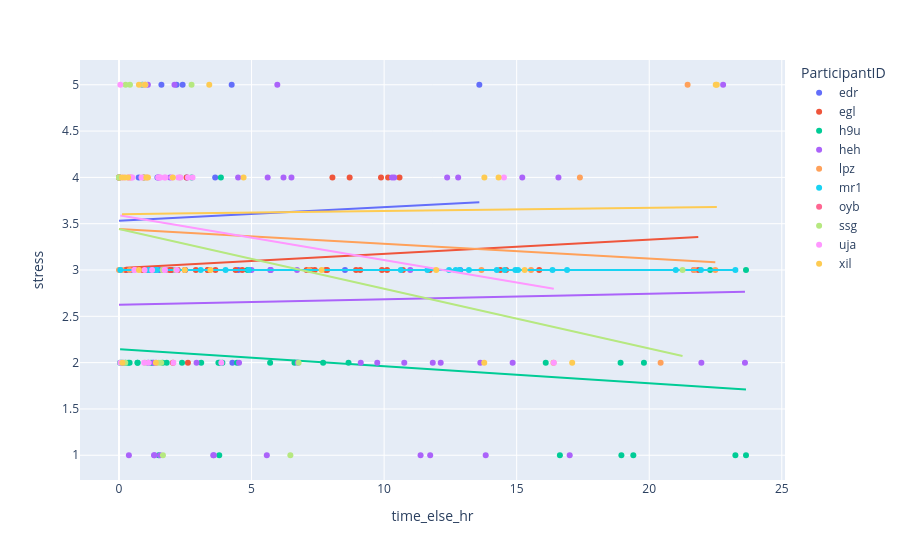

Notebook source saved alongside this figure:
### Code cell
# plot stress vs time spent outside by participant
fig = px.scatter(merged, x="time_else_hr", y="stress", color="ParticipantID",
                    trendline="ols")
fig.show()

### Figure 1 — Plotly figure (JSON) as saved in the notebook; plotly's stock layout.template omitted (floating-point values rounded to 4 significant figures)
{"data": [{"hovertemplate": "ParticipantID=edr<br>time_else_hr=%{x}<br>stress=%{y}<extra></extra>", "legendgroup": "edr", "marker": {"color": "#636efa", "symbol": "circle"}, "mode": "markers", "name": "edr", "orientation": "v", "showlegend": true, "type": "scatter", "x": [1.75, 4.25, 0, 3.627, 12.87, 4.277, 2.172, 0.8783, 2, 1.524, 1.276, 2.4, 0, 1.45, 1.1, 2.5, 1.6, 4.501, 0.3, null, 13.59, 2.558, 0.7417, 5.709, 0.45, 8.524, 1.1], "xaxis": "x", "y": [3, 5, 4, 4, 3, 2, 5, 5, 3, 3, 2, 5, 4, 4, 3, 3, 5, 3, 3, 5, 5, 4, 4, 3, 3, 3, 2], "yaxis": "y"}, {"hovertemplate": "<b>OLS trendline</b><br>stress = 0.0148794 * time_else_hr + 3.53048<br>R<sup>2</sup>=0.002866<br><br>ParticipantID=edr<br>time_else_hr=%{x}<br>stress=%{y} <b>(trend)</b><extra></extra>", "legendgroup": "edr", "marker": {"color": "#636efa", "symbol": "circle"}, "mode": "lines", "name": "edr", "showlegend": false, "type": "scatter", "x": [0, 0, 0.3, 0.45, 0.7417, 0.8783, 1.1, 1.1, 1.276, 1.45, 1.524, 1.6, 1.75, 2, 2.172, 2.4, 2.5, 2.558, 3.627, 4.25, 4.277, 4.501, 5.709, 8.524, 12.87, 13.59], "xaxis": "x", "y": [3.53, 3.53, 3.535, 3.537, 3.542, 3.544, 3.547, 3.547, 3.549, 3.552, 3.553, 3.554, 3.557, 3.56, 3.563, 3.566, 3.568, 3.569, 3.584, 3.594, 3.594, 3.597, 3.615, 3.657, 3.722, 3.733], "yaxis": "y"}, {"hovertemplate": "ParticipantID=egl<br>time_else_hr=%{x}<br>stress=%{y}<extra></extra>", "legendgroup": "egl", "marker": {"color": "#EF553B", "symbol": "circle"}, "mode": "markers", "name": "egl", "orientation": "v", "showlegend": true, "type": "scatter", "x": [3.638, 4.65, 8.05, 2.55, 0.25, 0.9358, 1.964, 0.95, 2.034, 2.166, 2.484, 2.2, 9.1, 3.35, 7.8, 1.267, 7.383, 15.85, 1.344, 1.906, 0.8942, 4.4, 2.9, 3.413, 7.243, 1.25, 10.71, 8.943, 8.7, 14.6, 1.25, 11.72, 10.11, 7.85, 3.35, 7.076, 10.58, 14.38, 9.918, 21.85, 10.15, 9.883, 2.6, 2.217], "xaxis": "x", "y": [3, 3, 4, 4, 3, 4, 3, 3, 2, 3, 3, 3, 3, 3, 3, 3, 3, 3, 3, 3, 3, 3, 3, 3, 3, 3, 3, 3, 4, 3, 3, 3, 3, 3, 3, 3, 4, 3, 3, 3, 4, 4, 2, 3], "yaxis": "y"}, {"hovertemplate": "<b>OLS trendline</b><br>stress = 0.0153633 * time_else_hr + 3.02081<br>R<sup>2</sup>=0.029159<br><br>ParticipantID=egl<br>time_else_hr=%{x}<br>stress=%{y} <b>(trend)</b><extra></extra>", "legendgroup": "egl", "marker": {"color": "#EF553B", "symbol": "circle"}, "mode": "lines", "name": "egl", "showlegend": false, "type": "scatter", "x": [0.25, 0.8942, 0.9358, 0.95, 1.25, 1.25, 1.267, 1.344, 1.906, 1.964, 2.034, 2.166, 2.2, 2.217, 2.484, 2.55, 2.6, 2.9, 3.35, 3.35, 3.413, 3.638, 4.4, 4.65, 7.076, 7.243, 7.383, 7.8, 7.85, 8.05, 8.7, 8.943, 9.1, 9.883, 9.918, 10.11, 10.15, 10.58, 10.71, 11.72, 14.38, 14.6, 15.85, 21.85], "xaxis": "x", "y": [3.025, 3.035, 3.035, 3.035, 3.04, 3.04, 3.04, 3.041, 3.05, 3.051, 3.052, 3.054, 3.055, 3.055, 3.059, 3.06, 3.061, 3.065, 3.072, 3.072, 3.073, 3.077, 3.088, 3.092, 3.13, 3.132, 3.134, 3.141, 3.141, 3.144, 3.154, 3.158, 3.161, 3.173, 3.173, 3.176, 3.177, 3.183, 3.185, 3.201, 3.242, 3.245, 3.264, 3.356], "yaxis": "y"}, {"hovertemplate": "ParticipantID=h9u<br>time_else_hr=%{x}<br>stress=%{y}<extra></extra>", "legendgroup": "h9u", "marker": {"color": "#00cc96", "symbol": "circle"}, "mode": "markers", "name": "h9u", "orientation": "v", "showlegend": true, "type": "scatter", "x": [23.25, 23.65, null, 18.95, 19.4, 16.63, 18.92, 3.781, 0.4, 6.619, null, null, null, null, null, null, 2.377, 2.746, null, 22.3, 23.65, null, null, null, 19.8, 16.1, null, null, null, null, 0.25, null, 0.3497, 0.7003, 3.101, 5.7, 3.899, 3.75, 0.1, 4.45, 1.5, 1.8, 7.7, 4.85, null, 0.7, null, 1.65, 8.657, 3.8, 3.843, null, null, null, null, null, 0.04056, 1.209], "xaxis": "x", "y": [1, 1, 1, 1, 1, 1, 2, 1, 2, 2, 1, 2, 2, 3, 4, 4, 2, 4, 4, 3, 3, 2, 3, 2, 2, 2, 1, 2, 2, 2, 2, 2, 2, 2, 2, 2, 2, 2, 2, 2, 1, 2, 2, 3, 3, 2, 2, 2, 2, 2, 4, 2, 2, 2, 2, 2, 2, 2], "yaxis": "y"}, {"hovertemplate": "<b>OLS trendline</b><br>stress = -0.0183616 * time_else_hr + 2.14512<br>R<sup>2</sup>=0.044051<br><br>ParticipantID=h9u<br>time_else_hr=%{x}<br>stress=%{y} <b>(trend)</b><extra></extra>", "legendgroup": "h9u", "marker": {"color": "#00cc96", "symbol": "circle"}, "mode": "lines", "name": "h9u", "showlegend": false, "type": "scatter", "x": [0.04056, 0.1, 0.25, 0.3497, 0.4, 0.7, 0.7003, 1.209, 1.5, 1.65, 1.8, 2.377, 2.746, 3.101, 3.75, 3.781, 3.8, 3.843, 3.899, 4.45, 4.85, 5.7, 6.619, 7.7, 8.657, 16.1, 16.63, 18.92, 18.95, 19.4, 19.8, 22.3, 23.25, 23.65, 23.65], "xaxis": "x", "y": [2.144, 2.143, 2.141, 2.139, 2.138, 2.132, 2.132, 2.123, 2.118, 2.115, 2.112, 2.101, 2.095, 2.088, 2.076, 2.076, 2.075, 2.075, 2.074, 2.063, 2.056, 2.04, 2.024, 2.004, 1.986, 1.85, 1.84, 1.798, 1.797, 1.789, 1.782, 1.736, 1.718, 1.711, 1.711], "yaxis": "y"}, {"hovertemplate": "ParticipantID=heh<br>time_else_hr=%{x}<br>stress=%{y}<extra></extra>", "legendgroup": "heh", "marker": {"color": "#ab63fa", "symbol": "circle"}, "mode": "markers", "name": "heh", "orientation": "v", "showlegend": true, "type": "scatter", "x": [12.13, 4.998, 9.119, 11.74, 3.555, 16.58, 1.32, 9.741, 13.83, 11.83, 23.61, 15.21, 4.527, 5.608, 10.3, 13.63, 21.97, 11.38, 0.3725, 5.575, 3.579, 5.972, 10.38, 22.79, 1.253, 6.743, 6.714, 1.31, 1.34, 1.497, 10.76, 2.093, 5.727, 17.0, 12.79, 1.926, 4.492, 0.1606, 1.548, 10.99, 21.68, 2.925, 6.205, 6.505, 1.089, 14.85, 12.38, 1.398, 0, null, null, null, null], "xaxis": "x", "y": [2, 3, 2, 1, 1, 4, 1, 2, 1, 2, 2, 4, 2, 4, 4, 2, 2, 1, 1, 1, 1, 5, 4, 5, 3, 2, 3, 2, 1, 4, 2, 5, 3, 1, 4, 4, 4, 2, 1, 3, 3, 2, 4, 4, 5, 2, 4, 2, 4, 1, 1, 1, 4], "yaxis": "y"}, {"hovertemplate": "<b>OLS trendline</b><br>stress = 0.00600974 * time_else_hr + 2.62403<br>R<sup>2</sup>=0.000886<br><br>ParticipantID=heh<br>time_else_hr=%{x}<br>stress=%{y} <b>(trend)</b><extra></extra>", "legendgroup": "heh", "marker": {"color": "#ab63fa", "symbol": "circle"}, "mode": "lines", "name": "heh", "showlegend": false, "type": "scatter", "x": [0, 0.1606, 0.3725, 1.089, 1.253, 1.31, 1.32, 1.34, 1.398, 1.497, 1.548, 1.926, 2.093, 2.925, 3.555, 3.579, 4.492, 4.527, 4.998, 5.575, 5.608, 5.727, 5.972, 6.205, 6.505, 6.714, 6.743, 9.119, 9.741, 10.3, 10.38, 10.76, 10.99, 11.38, 11.74, 11.83, 12.13, 12.38, 12.79, 13.63, 13.83, 14.85, 15.21, 16.58, 17.0, 21.68, 21.97, 22.79, 23.61], "xaxis": "x", "y": [2.624, 2.625, 2.626, 2.631, 2.632, 2.632, 2.632, 2.632, 2.632, 2.633, 2.633, 2.636, 2.637, 2.642, 2.645, 2.646, 2.651, 2.651, 2.654, 2.658, 2.658, 2.658, 2.66, 2.661, 2.663, 2.664, 2.665, 2.679, 2.683, 2.686, 2.686, 2.689, 2.69, 2.692, 2.695, 2.695, 2.697, 2.698, 2.701, 2.706, 2.707, 2.713, 2.715, 2.724, 2.726, 2.754, 2.756, 2.761, 2.766], "yaxis": "y"}, {"hovertemplate": "ParticipantID=lpz<br>time_else_hr=%{x}<br>stress=%{y}<extra></extra>", "legendgroup": "lpz", "marker": {"color": "#FFA15A", "symbol": "circle"}, "mode": "markers", "name": "lpz", "orientation": "v", "showlegend": true, "type": "scatter", "x": [0, null, null, null, null, null, null, null, null, null, null, 0, 0, 0.4019, 21.68, 0.4294, 22.49, 1.664, 15.54, null, 0, 21.45, 17.39, null, null, null, null, null, null, null, 7.179, null, null, null, null, null, null, null, 16.39, 13.67, 20.43, 0.1003, null, null, null, null, null, null], "xaxis": "x", "y": [4, 3, 3, 4, 3, 4, 3, 4, 3, 4, 4, 4, 3, 3, 3, 4, 3, 3, 3, 2, 4, 5, 4, 3, 4, 3, 2, 2, 4, 4, 3, 3, 2, 4, 4, 4, 3, 2, 2, 3, 2, 3, 3, 4, 2, 2, 3, 3], "yaxis": "y"}, {"hovertemplate": "<b>OLS trendline</b><br>stress = -0.0160279 * time_else_hr + 3.44385<br>R<sup>2</sup>=0.038383<br><br>ParticipantID=lpz<br>time_else_hr=%{x}<br>stress=%{y} <b>(trend)</b><extra></extra>", "legendgroup": "lpz", "marker": {"color": "#FFA15A", "symbol": "circle"}, "mode": "lines", "name": "lpz", "showlegend": false, "type": "scatter", "x": [0, 0, 0, 0, 0.1003, 0.4019, 0.4294, 1.664, 7.179, 13.67, 15.54, 16.39, 17.39, 20.43, 21.45, 21.68, 22.49], "xaxis": "x", "y": [3.444, 3.444, 3.444, 3.444, 3.442, 3.437, 3.437, 3.417, 3.329, 3.225, 3.195, 3.181, 3.165, 3.116, 3.1, 3.096, 3.083], "yaxis": "y"}, {"hovertemplate": "ParticipantID=mr1<br>time_else_hr=%{x}<br>stress=%{y}<extra></extra>", "legendgroup": "mr1", "marker": {"color": "#19d3f3", "symbol": "circle"}, "mode": "markers", "name": "mr1", "orientation": "v", "showlegend": true, "type": "scatter", "x": [16.9, null, 14.95, 14.55, 21, 4.9, 14.25, 12.85, 21.95, 13.2, 15.05, null, null, null, 11.63, 3.082, 16.35, 12.7, 12.45, 23.25, null, 1.35, 4.02, 10.63, 1.12, 1.43, 1.7, 0.05], "xaxis": "x", "y": [3, 4, 3, 3, 3, 3, 3, 3, 3, 3, 3, 3, 3, 3, 3, 3, 3, 3, 3, 3, 3, 3, 3, 3, 3, 3, 3, 3], "yaxis": "y"}, {"hovertemplate": "<b>OLS trendline</b><br>stress = -2.42861e-17 * time_else_hr + 3<br>R<sup>2</sup>=-inf<br><br>ParticipantID=mr1<br>time_else_hr=%{x}<br>stress=%{y} <b>(trend)</b><extra></extra>", "legendgroup": "mr1", "marker": {"color": "#19d3f3", "symbol": "circle"}, "mode": "lines", "name": "mr1", "showlegend": false, "type": "scatter", "x": [0.05, 1.12, 1.35, 1.43, 1.7, 3.082, 4.02, 4.9, 10.63, 11.63, 12.45, 12.7, 12.85, 13.2, 14.25, 14.55, 14.95, 15.05, 16.35, 16.9, 21, 21.95, 23.25], "xaxis": "x", "y": [3.0, 3.0, 3.0, 3.0, 3.0, 3.0, 3.0, 3.0, 3.0, 3.0, 3.0, 3.0, 3.0, 3.0, 3.0, 3.0, 3.0, 3.0, 3.0, 3.0, 3.0, 3.0, 3.0], "yaxis": "y"}, {"hovertemplate": "ParticipantID=oyb<br>time_else_hr=%{x}<br>stress=%{y}<extra></extra>", "legendgroup": "oyb", "marker": {"color": "#FF6692", "symbol": "circle"}, "mode": "markers", "name": "oyb", "orientation": "v", "showlegend": true, "type": "scatter", "x": [null, null, null, null, null, null, null, null, null, null, null, null, null, null, null, null, null, null, null], "xaxis": "x", "y": [5, 5, 4, 4, 4, 5, 3, 5, 4, 5, 5, 5, 5, 5, 4, 4, 4, 4, 2], "yaxis": "y"}, {"hovertemplate": "ParticipantID=oyb<extra></extra>", "legendgroup": "oyb", "marker": {"color": "#FF6692", "symbol": "circle"}, "mode": "lines", "name": "oyb", "showlegend": false, "type": "scatter", "xaxis": "x", "yaxis": "y"}, {"hovertemplate": "ParticipantID=ssg<br>time_else_hr=%{x}<br>stress=%{y}<extra></extra>", "legendgroup": "ssg", "marker": {"color": "#B6E880", "symbol": "circle"}, "mode": "markers", "name": "ssg", "orientation": "v", "showlegend": true, "type": "scatter", "x": [21.26, 2.15, 2.3, 1.593, 1.657, 0, 2.737, 0.4133, 0.95, 0.2364, 6.464, null, null, 1, 0, 0.25, 0.9003, 1.5, 6.775, null, null, null, null, null, 1.65, 0.9764], "xaxis": "x", "y": [3, 3, 4, 2, 1, 4, 5, 5, 4, 2, 1, 4, 3, 5, 4, 5, 5, 2, 2, 5, 5, 5, 5, 5, 3, 2], "yaxis": "y"}, {"hovertemplate": "<b>OLS trendline</b><br>stress = -0.0644933 * time_else_hr + 3.44241<br>R<sup>2</sup>=0.049463<br><br>ParticipantID=ssg<br>time_else_hr=%{x}<br>stress=%{y} <b>(trend)</b><extra></extra>", "legendgroup": "ssg", "marker": {"color": "#B6E880", "symbol": "circle"}, "mode": "lines", "name": "ssg", "showlegend": false, "type": "scatter", "x": [0, 0, 0.2364, 0.25, 0.4133, 0.9003, 0.95, 0.9764, 1, 1.5, 1.593, 1.65, 1.657, 2.15, 2.3, 2.737, 6.464, 6.775, 21.26], "xaxis": "x", "y": [3.442, 3.442, 3.427, 3.426, 3.416, 3.384, 3.381, 3.379, 3.378, 3.346, 3.34, 3.336, 3.336, 3.304, 3.294, 3.266, 3.026, 3.005, 2.072], "yaxis": "y"}, {"hovertemplate": "ParticipantID=uja<br>time_else_hr=%{x}<br>stress=%{y}<extra></extra>", "legendgroup": "uja", "marker": {"color": "#FF97FF", "symbol": "circle"}, "mode": "markers", "name": "uja", "orientation": "v", "showlegend": true, "type": "scatter", "x": [0.05, 1.476, 2.774, 0.5, 1.546, 1.05, 0.35, 0.95, 2, 2.315, 0.485, 1.55, 0.965, 3.861, 1.25, 2.239, 0.15, 0.85, 1.73, 1.12, 2.18, 14.52, 0.05, 0.5803, 1.72, 0.38, 2.6, 1.713, 0.9869, 2.05, 16.4, 0.6053, 1.758], "xaxis": "x", "y": [2, 4, 4, 4, 4, 4, 4, 2, 4, 4, 4, 4, 3, 2, 3, 4, 4, 4, 3, 2, 3, 4, 5, 3, 3, 4, 4, 4, 5, 2, 2, 3, 4], "yaxis": "y"}, {"hovertemplate": "<b>OLS trendline</b><br>stress = -0.0484473 * time_else_hr + 3.59166<br>R<sup>2</sup>=0.038723<br><br>ParticipantID=uja<br>time_else_hr=%{x}<br>stress=%{y} <b>(trend)</b><extra></extra>", "legendgroup": "uja", "marker": {"color": "#FF97FF", "symbol": "circle"}, "mode": "lines", "name": "uja", "showlegend": false, "type": "scatter", "x": [0.05, 0.05, 0.15, 0.35, 0.38, 0.485, 0.5, 0.5803, 0.6053, 0.85, 0.95, 0.965, 0.9869, 1.05, 1.12, 1.25, 1.476, 1.546, 1.55, 1.713, 1.72, 1.73, 1.758, 2, 2.05, 2.18, 2.239, 2.315, 2.6, 2.774, 3.861, 14.52, 16.4], "xaxis": "x", "y": [3.589, 3.589, 3.584, 3.575, 3.573, 3.568, 3.567, 3.564, 3.562, 3.55, 3.546, 3.545, 3.544, 3.541, 3.537, 3.531, 3.52, 3.517, 3.517, 3.509, 3.508, 3.508, 3.507, 3.495, 3.492, 3.486, 3.483, 3.479, 3.466, 3.457, 3.405, 2.888, 2.797], "yaxis": "y"}, {"hovertemplate": "ParticipantID=xil<br>time_else_hr=%{x}<br>stress=%{y}<extra></extra>", "legendgroup": "xil", "marker": {"color": "#FECB52", "symbol": "circle"}, "mode": "markers", "name": "xil", "orientation": "v", "showlegend": true, "type": "scatter", "x": [4.698, 0.7531, 13.78, 0.2244, 17.09, 1.031, 3.447, 13.78, 3.405, null, null, 22.55, null, 15.3, 14.32, 0.1139, 1.391, 11.96, 0.7514, 22.51, null, 2.48, 0.1269, 2.031, 1.092, 0.3419, 0.9814, 7.642, null, null, null, null], "xaxis": "x", "y": [4, 3, 2, 4, 2, 4, 3, 4, 5, 3, 4, 5, 5, 3, 4, 4, 2, 3, 5, 5, 4, 3, 2, 4, 4, 4, 5, 3, 4, 5, 5, 4], "yaxis": "y"}, {"hovertemplate": "<b>OLS trendline</b><br>stress = 0.00346755 * time_else_hr + 3.60162<br>R<sup>2</sup>=0.000661<br><br>ParticipantID=xil<br>time_else_hr=%{x}<br>stress=%{y} <b>(trend)</b><extra></extra>", "legendgroup": "xil", "marker": {"color": "#FECB52", "symbol": "circle"}, "mode": "lines", "name": "xil", "showlegend": false, "type": "scatter", "x": [0.1139, 0.1269, 0.2244, 0.3419, 0.7514, 0.7531, 0.9814, 1.031, 1.092, 1.391, 2.031, 2.48, 3.405, 3.447, 4.698, 7.642, 11.96, 13.78, 13.78, 14.32, 15.3, 17.09, 22.51, 22.55], "xaxis": "x", "y": [3.602, 3.602, 3.602, 3.603, 3.604, 3.604, 3.605, 3.605, 3.605, 3.606, 3.609, 3.61, 3.613, 3.614, 3.618, 3.628, 3.643, 3.649, 3.649, 3.651, 3.655, 3.661, 3.68, 3.68], "yaxis": "y"}], "layout": {"legend": {"title": {"text": "ParticipantID"}, "tracegroupgap": 0}, "margin": {"t": 60}, "xaxis": {"anchor": "y", "domain": [0, 1], "title": {"text": "time_else_hr"}}, "yaxis": {"anchor": "x", "domain": [0, 1], "title": {"text": "stress"}}}}
